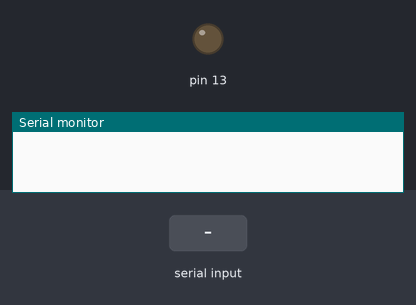
Recording of a sketch running on a simulated Arduino Uno, built with avr-gcc and run on an emulated ATmega328P. On the bench: output pins drawn as LEDs (lit = HIGH), the last lines printed to the serial monitor. Inputs (shaded band) come from the test bench.

Above: at 1.2 s.
1.3 s: "m" received over Serial
At 2.5 s:
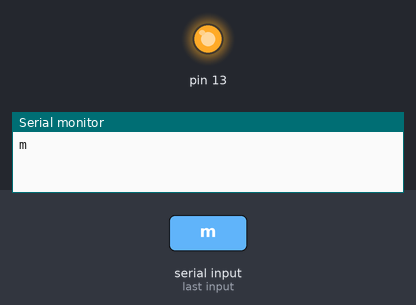
2.8 s: "a" received over Serial
At 3.9 s:
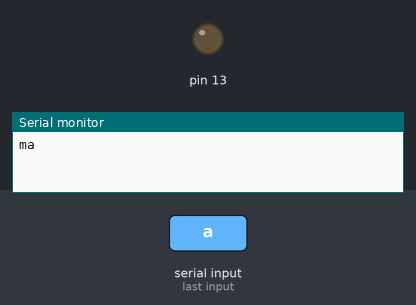
Timing chart, 0 to 5.8 s (numbered marks = the images above; inputs shaded):
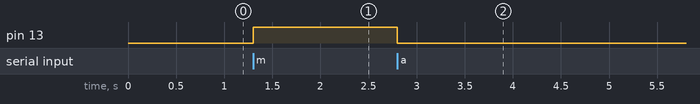

Measured:
- after the input at 1.3 s, pin 13: LOW → HIGH at once
- after the input at 2.8 s, pin 13: HIGH → LOW at once

The sketch:

third_project.ino
```cpp
void setup() {
Serial.begin(19200);
pinMode(13,OUTPUT);
digitalWrite(13,LOW);

}

void loop() {
  if(Serial.available() > 0 ){
char ch = Serial.read();
Serial.print(ch);

if (ch== 'm'){
digitalWrite(13,HIGH);

  }
  if(ch == 'a'){
    digitalWrite(13,LOW);
  }
  }
}
```
